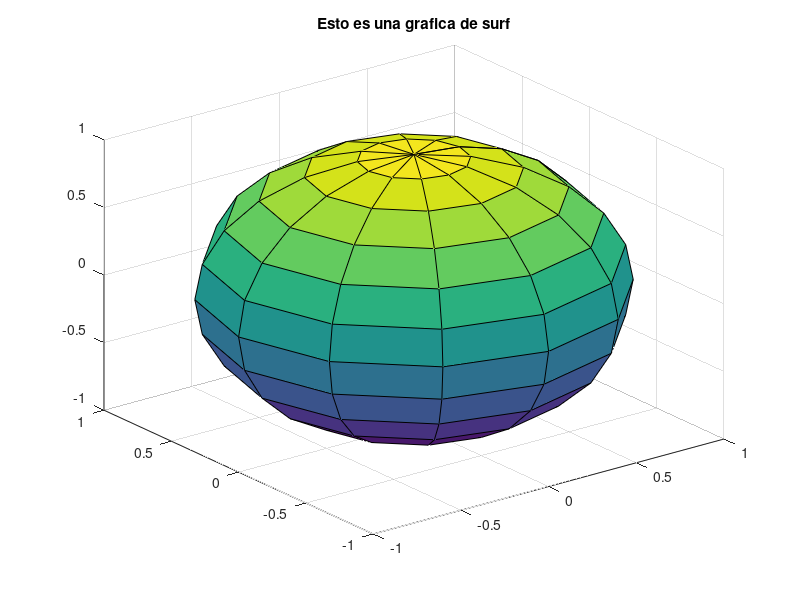

The MATLAB source for this figure:
%Graifca de superficie (surf)
%grafica ejemplo 9
%sphere devuelve las coordendas de x y z
%una esfera sin dibujarla
[x,y,z] = sphere(12)
surf(x,y,z)
title('Esto es una grafica de surf')
grid on
